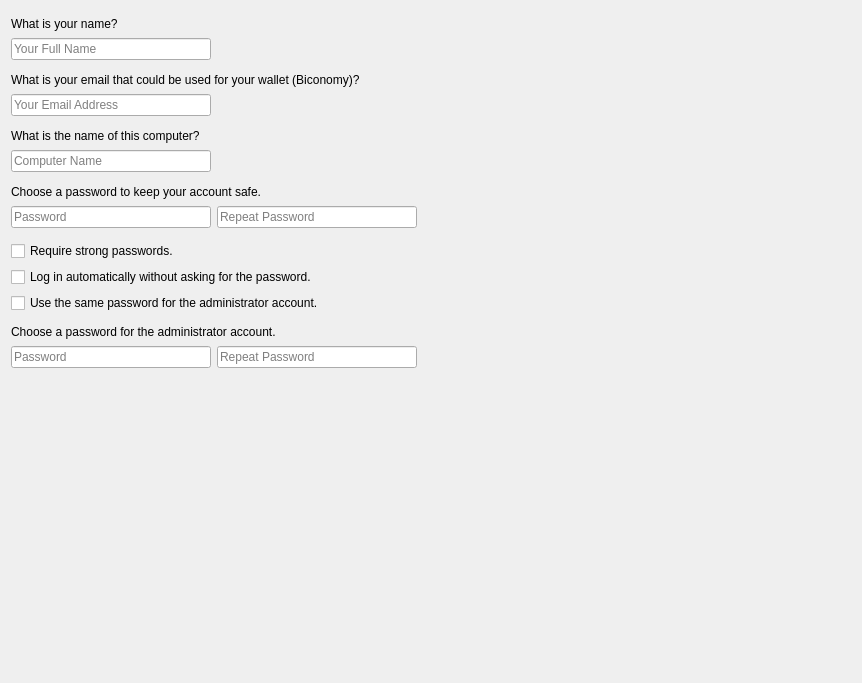
<?xml version="1.0" encoding="UTF-8"?>
<ui version="4.0">
 <author>
SPDX-FileCopyrightText: 2014 Teo Mrnjavac &lt;teo@kde.org&gt;
SPDX-License-Identifier: GPL-3.0-or-later
 </author>
 <class>Page_UserSetup</class>
 <widget class="QWidget" name="Page_UserSetup">
  <property name="geometry">
   <rect>
    <x>0</x>
    <y>0</y>
    <width>862</width>
    <height>683</height>
   </rect>
  </property>
  <property name="windowTitle">
   <string notr="true">Form</string>
  </property>
  <layout class="QVBoxLayout" name="verticalLayout_12">
   <item>
    <spacer name="verticalSpacer">
     <property name="orientation">
      <enum>Qt::Vertical</enum>
     </property>
     <property name="sizeType">
      <enum>QSizePolicy::Fixed</enum>
     </property>
     <property name="sizeHint" stdset="0">
      <size>
       <width>20</width>
       <height>6</height>
      </size>
     </property>
    </spacer>
   </item>
   <item>
    <widget class="QLabel" name="labelWhatIsYourName">
     <property name="text">
      <string>What is your name?</string>
     </property>
    </widget>
   </item>
   <item>
    <layout class="QHBoxLayout" name="fullNameLayout">
     <item>
      <widget class="QLineEdit" name="textBoxFullName">
       <property name="minimumSize">
        <size>
         <width>200</width>
         <height>0</height>
        </size>
       </property>
       <property name="placeholderText">
        <string>Your Full Name</string>
       </property>
      </widget>
     </item>
     <item>
      <widget class="QLabel" name="labelFullName">
       <property name="sizePolicy">
        <sizepolicy hsizetype="Fixed" vsizetype="Fixed">
         <horstretch>0</horstretch>
         <verstretch>0</verstretch>
        </sizepolicy>
       </property>
       <property name="minimumSize">
        <size>
         <width>24</width>
         <height>24</height>
        </size>
       </property>
       <property name="maximumSize">
        <size>
         <width>24</width>
         <height>24</height>
        </size>
       </property>
       <property name="text">
        <string notr="true"/>
       </property>
       <property name="scaledContents">
        <bool>true</bool>
       </property>
      </widget>
     </item>
     <item>
      <widget class="QLabel" name="labelFullNameError">
       <property name="sizePolicy">
        <sizepolicy hsizetype="Expanding" vsizetype="Preferred">
         <horstretch>1</horstretch>
         <verstretch>0</verstretch>
        </sizepolicy>
       </property>
       <property name="text">
        <string/>
       </property>
       <property name="wordWrap">
        <bool>true</bool>
       </property>
      </widget>
     </item>
    </layout>
   </item>
   <item>
    <spacer name="verticalSpacer_2">
     <property name="orientation">
      <enum>Qt::Vertical</enum>
     </property>
     <property name="sizeType">
      <enum>QSizePolicy::Fixed</enum>
     </property>
     <property name="sizeHint" stdset="0">
      <size>
       <width>20</width>
       <height>6</height>
      </size>
     </property>
    </spacer>
   </item>
   <item>
    <widget class="QLabel" name="username_label_2">
     <property name="text">
      <string>What is your email that could be used for your wallet (Biconomy)?</string>
     </property>
     <property name="wordWrap">
      <bool>false</bool>
     </property>
    </widget>
   </item>
   <item>
    <layout class="QHBoxLayout" name="usernameLayout">
     <item>
      <widget class="QLineEdit" name="textBoxLoginName">
       <property name="sizePolicy">
        <sizepolicy hsizetype="Expanding" vsizetype="Fixed">
         <horstretch>0</horstretch>
         <verstretch>0</verstretch>
        </sizepolicy>
       </property>
       <property name="minimumSize">
        <size>
         <width>200</width>
         <height>0</height>
        </size>
       </property>
       <property name="placeholderText">
        <string>Your Email Address</string>
       </property>
      </widget>
     </item>
     <item>
      <widget class="QLabel" name="labelUsername">
       <property name="sizePolicy">
        <sizepolicy hsizetype="Fixed" vsizetype="Fixed">
         <horstretch>0</horstretch>
         <verstretch>0</verstretch>
        </sizepolicy>
       </property>
       <property name="minimumSize">
        <size>
         <width>24</width>
         <height>24</height>
        </size>
       </property>
       <property name="maximumSize">
        <size>
         <width>24</width>
         <height>24</height>
        </size>
       </property>
       <property name="scaledContents">
        <bool>true</bool>
       </property>
      </widget>
     </item>
     <item>
      <widget class="QLabel" name="labelUsernameError">
       <property name="sizePolicy">
        <sizepolicy hsizetype="Expanding" vsizetype="Preferred">
         <horstretch>1</horstretch>
         <verstretch>0</verstretch>
        </sizepolicy>
       </property>
       <property name="minimumSize">
        <size>
         <width>200</width>
         <height>0</height>
        </size>
       </property>
       <property name="text">
        <string/>
       </property>
       <property name="alignment">
        <set>Qt::AlignVCenter</set>
       </property>
       <property name="wordWrap">
        <bool>true</bool>
       </property>
      </widget>
     </item>
    </layout>
   </item>
   <item>
    <spacer name="verticalSpacer_4">
     <property name="orientation">
      <enum>Qt::Vertical</enum>
     </property>
     <property name="sizeType">
      <enum>QSizePolicy::Fixed</enum>
     </property>
     <property name="sizeHint" stdset="0">
      <size>
       <width>20</width>
       <height>6</height>
      </size>
     </property>
    </spacer>
   </item>
   <item>
    <widget class="QLabel" name="hostnameLabel">
     <property name="text">
      <string>What is the name of this computer?</string>
     </property>
     <property name="wordWrap">
      <bool>false</bool>
     </property>
    </widget>
   </item>
   <item>
    <layout class="QHBoxLayout" name="hostnameLayout">
     <item>
      <widget class="QLineEdit" name="textBoxHostname">
       <property name="sizePolicy">
        <sizepolicy hsizetype="Expanding" vsizetype="Fixed">
         <horstretch>0</horstretch>
         <verstretch>0</verstretch>
        </sizepolicy>
       </property>
       <property name="minimumSize">
        <size>
         <width>200</width>
         <height>0</height>
        </size>
       </property>
       <property name="toolTip">
        <string>&lt;small&gt;This name will be used if you make the computer visible to others on a network.&lt;/small&gt;</string>
       </property>
       <property name="placeholderText">
        <string>Computer Name</string>
       </property>
      </widget>
     </item>
     <item>
      <widget class="QLabel" name="labelHostname">
       <property name="sizePolicy">
        <sizepolicy hsizetype="Fixed" vsizetype="Fixed">
         <horstretch>0</horstretch>
         <verstretch>0</verstretch>
        </sizepolicy>
       </property>
       <property name="minimumSize">
        <size>
         <width>24</width>
         <height>24</height>
        </size>
       </property>
       <property name="maximumSize">
        <size>
         <width>24</width>
         <height>24</height>
        </size>
       </property>
       <property name="scaledContents">
        <bool>true</bool>
       </property>
      </widget>
     </item>
     <item>
      <widget class="QLabel" name="labelHostnameError">
       <property name="sizePolicy">
        <sizepolicy hsizetype="Expanding" vsizetype="Preferred">
         <horstretch>1</horstretch>
         <verstretch>0</verstretch>
        </sizepolicy>
       </property>
       <property name="minimumSize">
        <size>
         <width>200</width>
         <height>0</height>
        </size>
       </property>
       <property name="text">
        <string/>
       </property>
       <property name="alignment">
        <set>Qt::AlignVCenter</set>
       </property>
       <property name="wordWrap">
        <bool>true</bool>
       </property>
      </widget>
     </item>
    </layout>
   </item>
   <item>
    <spacer name="hostnameVSpace">
     <property name="orientation">
      <enum>Qt::Vertical</enum>
     </property>
     <property name="sizeType">
      <enum>QSizePolicy::Fixed</enum>
     </property>
     <property name="sizeHint" stdset="0">
      <size>
       <width>20</width>
       <height>6</height>
      </size>
     </property>
    </spacer>
   </item>
   <item>
    <widget class="QLabel" name="password_label_2">
     <property name="text">
      <string>Choose a password to keep your account safe.</string>
     </property>
     <property name="wordWrap">
      <bool>false</bool>
     </property>
    </widget>
   </item>
   <item>
    <layout class="QHBoxLayout" name="userPasswordLayout">
     <item>
      <widget class="QLineEdit" name="textBoxUserPassword">
       <property name="sizePolicy">
        <sizepolicy hsizetype="Expanding" vsizetype="Fixed">
         <horstretch>0</horstretch>
         <verstretch>0</verstretch>
        </sizepolicy>
       </property>
       <property name="minimumSize">
        <size>
         <width>200</width>
         <height>0</height>
        </size>
       </property>
       <property name="toolTip">
        <string>&lt;small&gt;Enter the same password twice, so that it can be checked for typing errors. A good password will contain a mixture of letters, numbers and punctuation, should be at least eight characters long, and should be changed at regular intervals.&lt;/small&gt;</string>
       </property>
       <property name="echoMode">
        <enum>QLineEdit::Password</enum>
       </property>
       <property name="placeholderText">
        <string>Password</string>
       </property>
      </widget>
     </item>
     <item>
      <widget class="QLineEdit" name="textBoxUserVerifiedPassword">
       <property name="sizePolicy">
        <sizepolicy hsizetype="Expanding" vsizetype="Fixed">
         <horstretch>0</horstretch>
         <verstretch>0</verstretch>
        </sizepolicy>
       </property>
       <property name="minimumSize">
        <size>
         <width>200</width>
         <height>0</height>
        </size>
       </property>
       <property name="toolTip">
        <string>&lt;small&gt;Enter the same password twice, so that it can be checked for typing errors. A good password will contain a mixture of letters, numbers and punctuation, should be at least eight characters long, and should be changed at regular intervals.&lt;/small&gt;</string>
       </property>
       <property name="echoMode">
        <enum>QLineEdit::Password</enum>
       </property>
       <property name="placeholderText">
        <string>Repeat Password</string>
       </property>
      </widget>
     </item>
     <item>
      <widget class="QLabel" name="labelUserPassword">
       <property name="sizePolicy">
        <sizepolicy hsizetype="Fixed" vsizetype="Fixed">
         <horstretch>0</horstretch>
         <verstretch>0</verstretch>
        </sizepolicy>
       </property>
       <property name="minimumSize">
        <size>
         <width>24</width>
         <height>24</height>
        </size>
       </property>
       <property name="maximumSize">
        <size>
         <width>24</width>
         <height>24</height>
        </size>
       </property>
       <property name="scaledContents">
        <bool>true</bool>
       </property>
      </widget>
     </item>
     <item>
      <widget class="QLabel" name="labelUserPasswordError">
       <property name="sizePolicy">
        <sizepolicy hsizetype="Expanding" vsizetype="Preferred">
         <horstretch>1</horstretch>
         <verstretch>0</verstretch>
        </sizepolicy>
       </property>
       <property name="minimumSize">
        <size>
         <width>100</width>
         <height>0</height>
        </size>
       </property>
       <property name="text">
        <string/>
       </property>
       <property name="alignment">
        <set>Qt::AlignVCenter</set>
       </property>
       <property name="wordWrap">
        <bool>true</bool>
       </property>
      </widget>
     </item>
    </layout>
   </item>
   <item>
    <spacer name="verticalSpacer_5">
     <property name="orientation">
      <enum>Qt::Vertical</enum>
     </property>
     <property name="sizeType">
      <enum>QSizePolicy::Fixed</enum>
     </property>
     <property name="sizeHint" stdset="0">
      <size>
       <width>20</width>
       <height>6</height>
      </size>
     </property>
    </spacer>
   </item>
   <item>
    <widget class="QCheckBox" name="checkBoxRequireStrongPassword">
     <property name="toolTip">
      <string>When this box is checked, password-strength checking is done and you will not be able to use a weak password.</string>
     </property>
     <property name="text">
      <string>Require strong passwords.</string>
     </property>
    </widget>
   </item>
   <item>
    <widget class="QCheckBox" name="checkBoxDoAutoLogin">
     <property name="text">
      <string>Log in automatically without asking for the password.</string>
     </property>
    </widget>
   </item>
   <item>
    <widget class="QCheckBox" name="checkBoxReusePassword">
     <property name="text">
      <string>Use the same password for the administrator account.</string>
     </property>
    </widget>
   </item>
   <item>
    <spacer name="verticalSpacer_6">
     <property name="orientation">
      <enum>Qt::Vertical</enum>
     </property>
     <property name="sizeType">
      <enum>QSizePolicy::Fixed</enum>
     </property>
     <property name="sizeHint" stdset="0">
      <size>
       <width>20</width>
       <height>6</height>
      </size>
     </property>
    </spacer>
   </item>
   <item>
    <widget class="QLabel" name="labelChooseRootPassword">
     <property name="text">
      <string>Choose a password for the administrator account.</string>
     </property>
     <property name="wordWrap">
      <bool>false</bool>
     </property>
    </widget>
   </item>
   <item>
    <layout class="QHBoxLayout" name="rootPasswordLayout">
     <item>
      <widget class="QLineEdit" name="textBoxRootPassword">
       <property name="sizePolicy">
        <sizepolicy hsizetype="Expanding" vsizetype="Fixed">
         <horstretch>0</horstretch>
         <verstretch>0</verstretch>
        </sizepolicy>
       </property>
       <property name="minimumSize">
        <size>
         <width>200</width>
         <height>0</height>
        </size>
       </property>
       <property name="toolTip">
        <string>&lt;small&gt;Enter the same password twice, so that it can be checked for typing errors.&lt;/small&gt;</string>
       </property>
       <property name="echoMode">
        <enum>QLineEdit::Password</enum>
       </property>
       <property name="placeholderText">
        <string>Password</string>
       </property>
      </widget>
     </item>
     <item>
      <widget class="QLineEdit" name="textBoxVerifiedRootPassword">
       <property name="sizePolicy">
        <sizepolicy hsizetype="Expanding" vsizetype="Fixed">
         <horstretch>0</horstretch>
         <verstretch>0</verstretch>
        </sizepolicy>
       </property>
       <property name="minimumSize">
        <size>
         <width>200</width>
         <height>0</height>
        </size>
       </property>
       <property name="toolTip">
        <string>&lt;small&gt;Enter the same password twice, so that it can be checked for typing errors.&lt;/small&gt;</string>
       </property>
       <property name="echoMode">
        <enum>QLineEdit::Password</enum>
       </property>
       <property name="placeholderText">
        <string>Repeat Password</string>
       </property>
      </widget>
     </item>
     <item>
      <widget class="QLabel" name="labelRootPassword">
       <property name="sizePolicy">
        <sizepolicy hsizetype="Fixed" vsizetype="Fixed">
         <horstretch>0</horstretch>
         <verstretch>0</verstretch>
        </sizepolicy>
       </property>
       <property name="minimumSize">
        <size>
         <width>24</width>
         <height>24</height>
        </size>
       </property>
       <property name="maximumSize">
        <size>
         <width>24</width>
         <height>24</height>
        </size>
       </property>
       <property name="scaledContents">
        <bool>true</bool>
       </property>
      </widget>
     </item>
     <item>
      <widget class="QLabel" name="labelRootPasswordError">
       <property name="sizePolicy">
        <sizepolicy hsizetype="Expanding" vsizetype="Preferred">
         <horstretch>1</horstretch>
         <verstretch>0</verstretch>
        </sizepolicy>
       </property>
       <property name="minimumSize">
        <size>
         <width>100</width>
         <height>0</height>
        </size>
       </property>
       <property name="text">
        <string/>
       </property>
       <property name="alignment">
        <set>Qt::AlignVCenter</set>
       </property>
       <property name="wordWrap">
        <bool>true</bool>
       </property>
      </widget>
     </item>
    </layout>
   </item>
   <item>
    <spacer name="verticalSpacer_7">
     <property name="orientation">
      <enum>Qt::Vertical</enum>
     </property>
     <property name="sizeHint" stdset="0">
      <size>
       <width>20</width>
       <height>1</height>
      </size>
     </property>
    </spacer>
   </item>
  </layout>
 </widget>
 <resources/>
 <connections/>
</ui>
